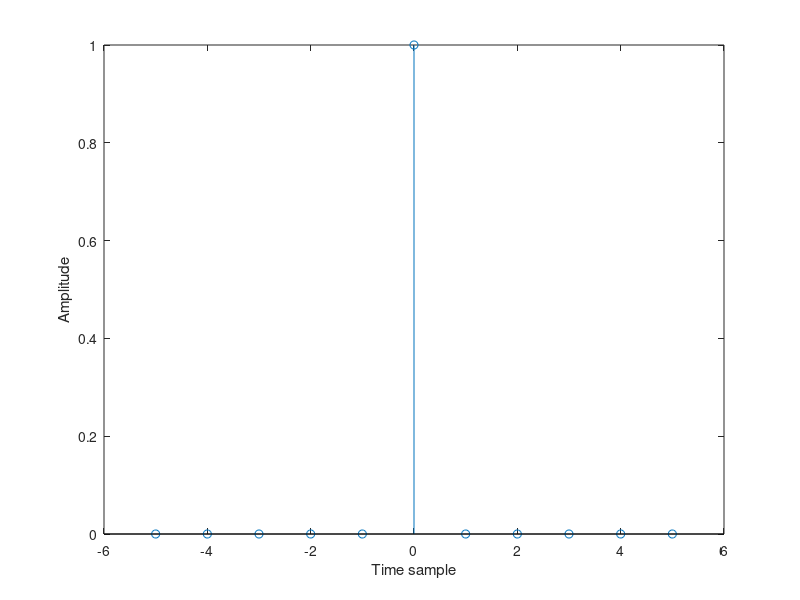

Recreate this plot in MATLAB.
% Hello , Let's start learning DSP by MATLAB

n=-5:5; 
delta_n=[zeros(1,5) 1 zeros(1,5)] ; 
stem(n,delta_n);
xlabel('Time sample');
ylabel('Amplitude');

